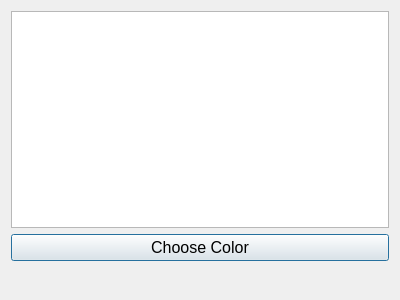
<?xml version="1.0" encoding="UTF-8"?>
<ui version="4.0">
 <class>Dialog</class>
 <widget class="QDialog" name="Dialog">
  <property name="geometry">
   <rect>
    <x>0</x>
    <y>0</y>
    <width>400</width>
    <height>300</height>
   </rect>
  </property>
  <property name="windowTitle">
   <string>Dialog</string>
  </property>
  <layout class="QVBoxLayout" name="verticalLayout">
   <item>
    <widget class="QTextEdit" name="textEdit"/>
   </item>
   <item>
    <widget class="QPushButton" name="pushButton">
     <property name="font">
      <font>
       <pointsize>12</pointsize>
      </font>
     </property>
     <property name="text">
      <string>Choose Color</string>
     </property>
    </widget>
   </item>
   <item>
    <widget class="QLabel" name="label_result">
     <property name="font">
      <font>
       <pointsize>14</pointsize>
      </font>
     </property>
     <property name="text">
      <string/>
     </property>
    </widget>
   </item>
  </layout>
 </widget>
 <resources/>
 <connections/>
</ui>
